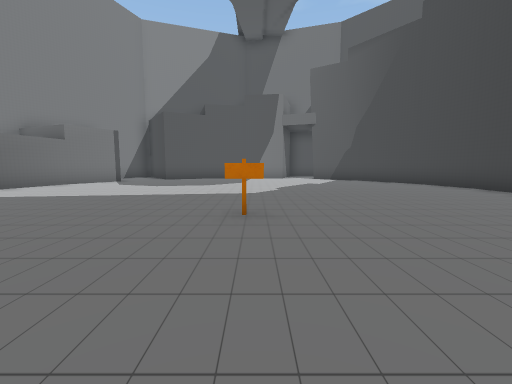
[1] (above)

16 first-person views from a walk through a 3-D level made in the Unity game engine. The camera is 1.3 m above the floor, tilts 6° down and sees 90° across. The floor is counted in squares, 2 m on a side. Each view is taken from the middle of a square. On the plan, view 1 faces up. The plan holds only what a view shows up to about 9 squares ahead; the rest is blank. The place goes on beyond the plan. The player character is not drawn. Some animated figures are not drawn.

[2]
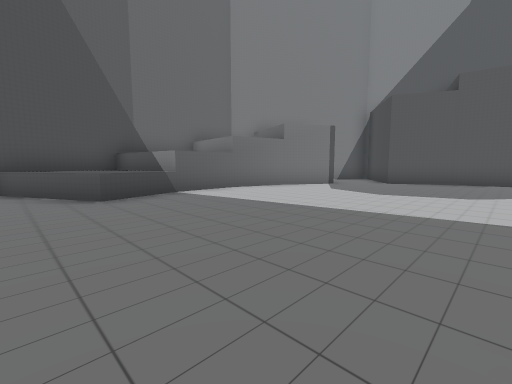

[3]
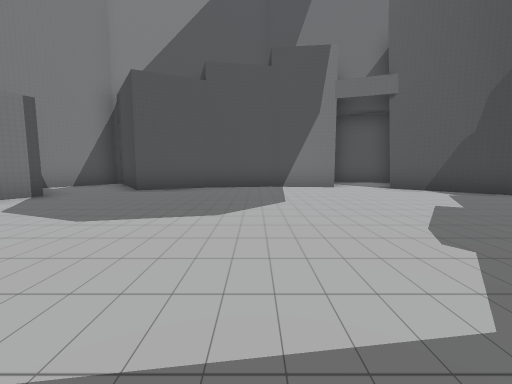

[4]
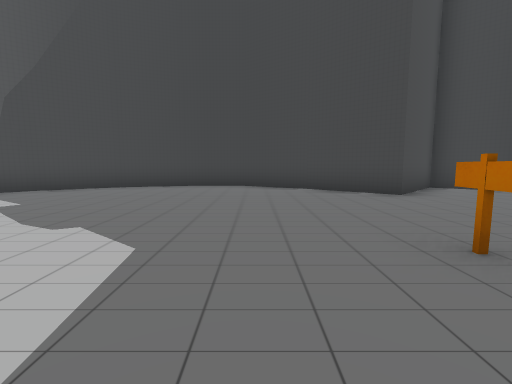

[5]
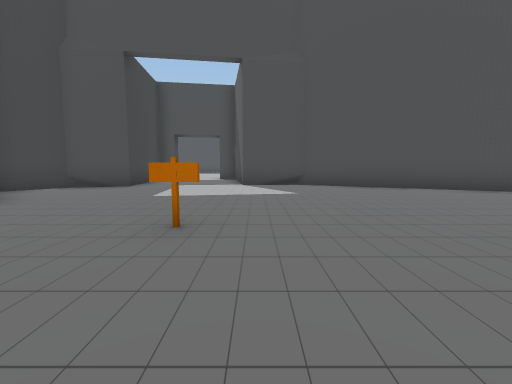

[6]
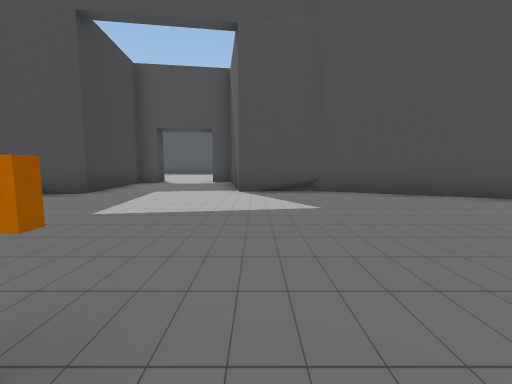

[7]
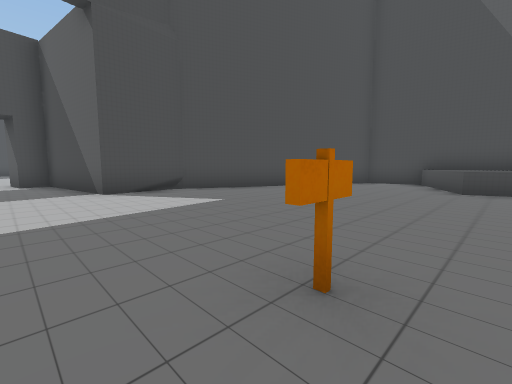

[8]
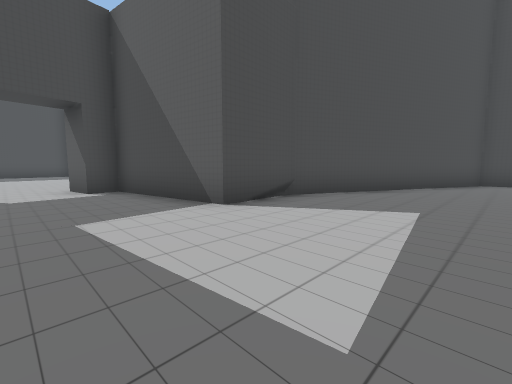

[9]
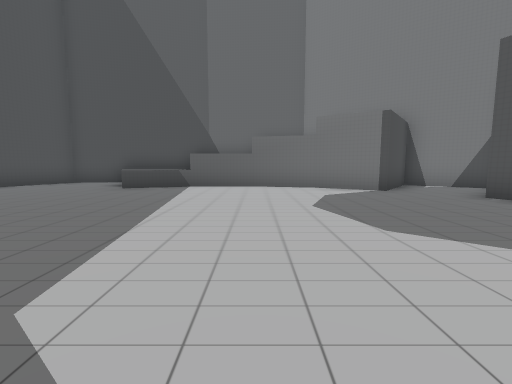

[10]
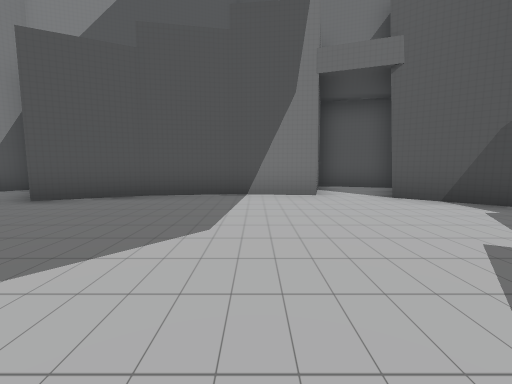

[11]
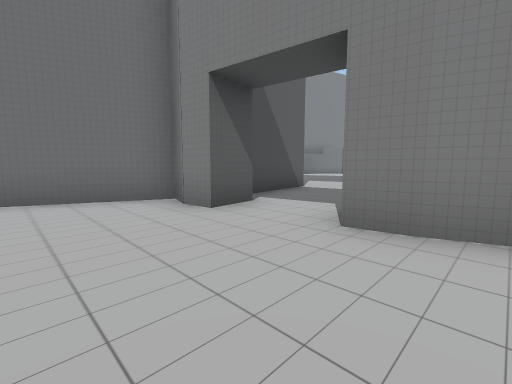

[12]
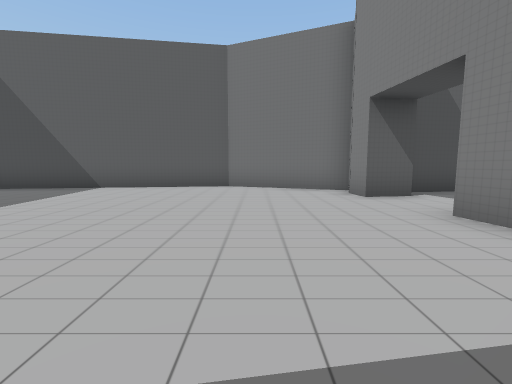

[13]
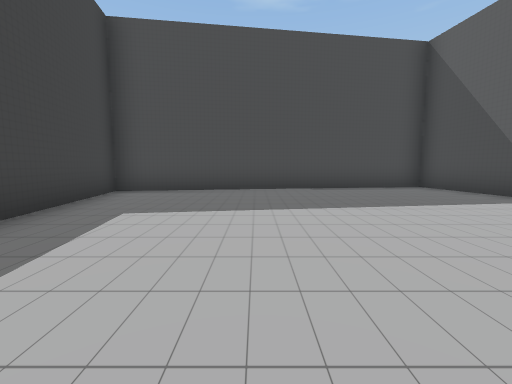

[14]
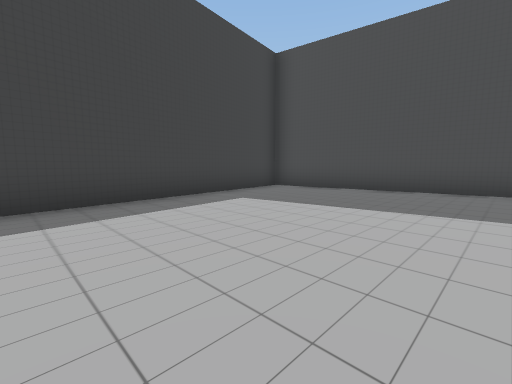

[15]
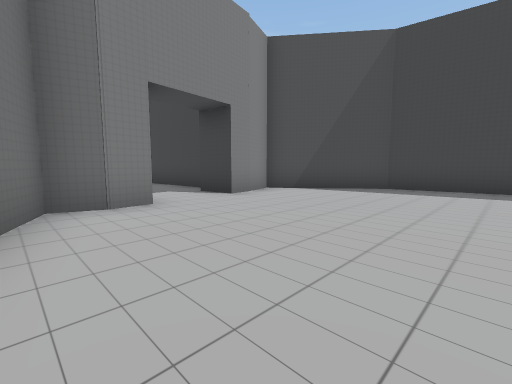

[16]
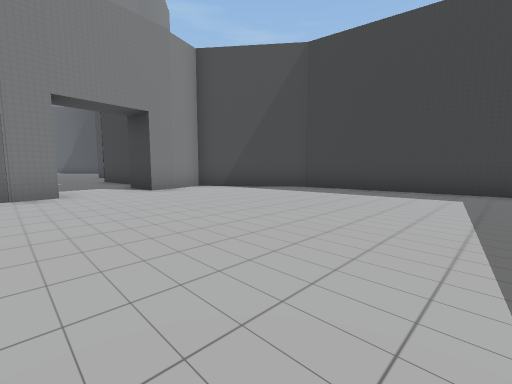

### Floor plan
Points are (right, up) in squares from view 1. A wall is a line through its corners. A room is listed if a view was taken in it or the views show most of it. See-through windows are left out.
Room 1 (views 1, 2, 3, 4, 5, 6, 7, 8, 9, 10)
walls: (5, 3.5) (6.1, 5.4) (6, 7.3); (-6.4, 8.8) (-6.8, 6.9) (-6.8, 5) (-9.4, 4.5) (-8.5, 0.3) (-2.6, -2.4) (-0.6, -2.3) (-0.1, -5.8) (0.6, -5.7) (0.8, -6.8); (4.4, -1.5) (5.4, -0.1) (3.5, 1.8) (5.1, 3.6); (6.1, 7.2) (5.5, 9.1); (5.5, 8.9) (4.4, 10.7) (4, 10.9); (4.4, 10.6) (2.7, 12.1); (-2.3, 12.5) (-4.1, 11.6) (-5.8, 14.1) (-7.3, 11.8) (-5.4, 10.3) (-6.4, 8.6); (-0.5, 12.7) (-2.5, 12.4); (1.3, 12.5) (-0.6, 12.7); (3.2, -5.1) (2.9, -1.8) (4.4, -1.4); (2.7, -6.5) (2.6, -5.4)
low walls: (-6.8, 5) (-6.1, 3.3) (-8.8, 1.9); (3.4, -1.6) (4.4, -1.5)
ways out: opening at (1.5, -6) to room 2; opening at (2, 13) to room 3
objects: other object (0, 3)
Room 2 (views 11, 12, 13, 14, 15, 16)
walls: (3.5, -6.4) (2.7, -6.5); (0.8, -6.8) (0.1, -6.9) (-0.6, -6.6) (-1.9, -9.8) (-0.9, -16.7) (7.5, -15.4) (6.5, -8.6) (4.4, -6) (3.4, -6.4)
ways out: opening at (1.5, -6) to room 1
Room 3 (no view inside)
walls: (3.9, 14.3) (2, 14.9) (1.3, 12.5)
ways out: opening at (2, 13) to room 1

Where each view was taken, in squares from view 1:
view 1: 0 up, 0 right, facing up
view 2: 2 up, 1 left, facing up-left
view 3: 5 up, 1 left, facing up
view 4: 5 up, 2 left, facing right
view 5: 6 up, 1 left, facing down
view 6: 4 up, 1 left, facing down
view 7: 4 up, 1 right, facing down-left
view 8: 1 up, 2 right, facing down-left
view 9: 7 up, 1 right, facing left
view 10: 7 up, 0 right, facing up
view 11: 9 down, 4 right, facing up-left
view 12: 9 down, 6 right, facing left
view 13: 9 down, 4 right, facing down
view 14: 9 down, 2 right, facing down-right
view 15: 11 down, 1 left, facing up-right
view 16: 13 down, 0 right, facing up-right
